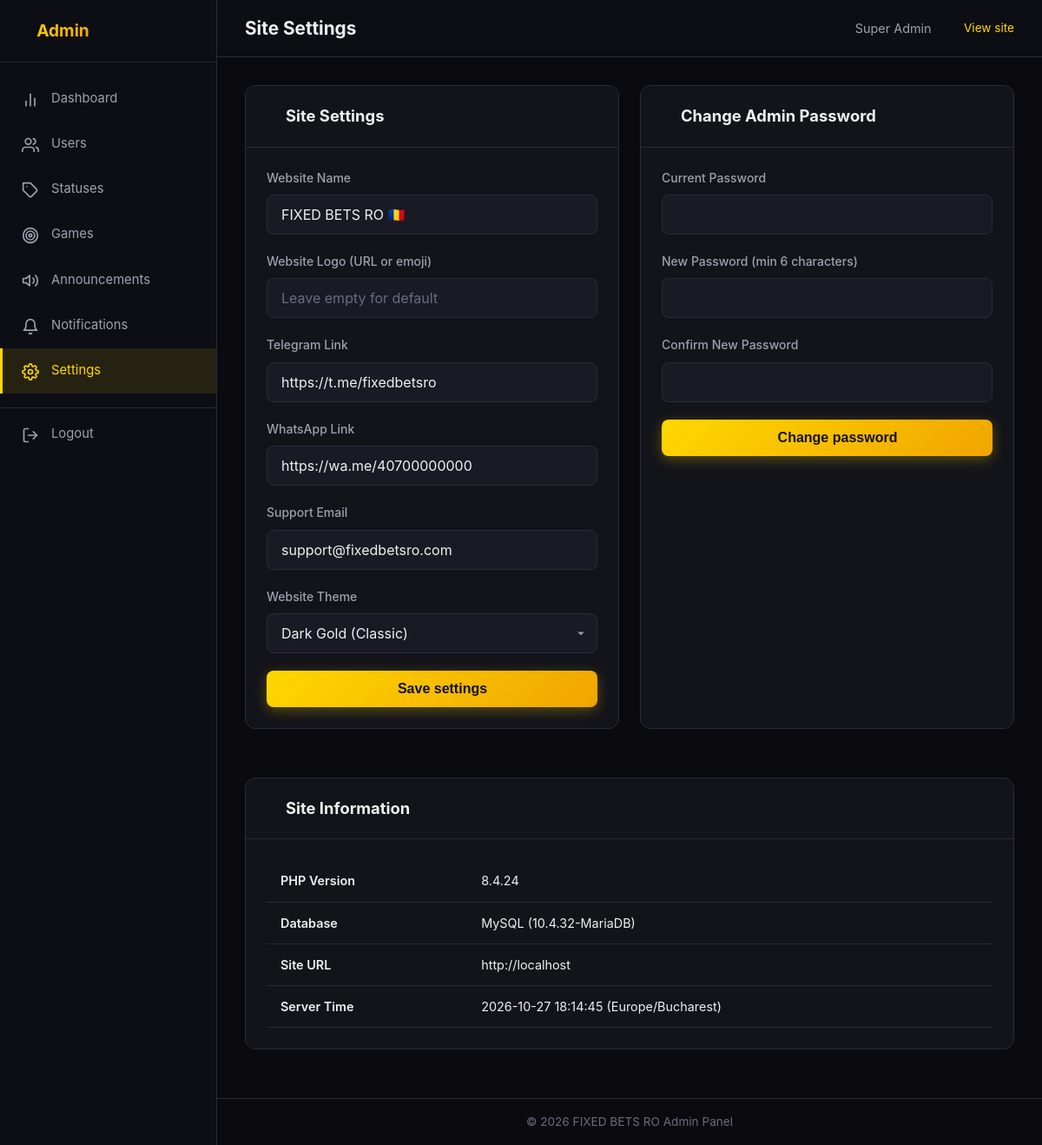
The app's page /admin/settings.php (signed in), older data.
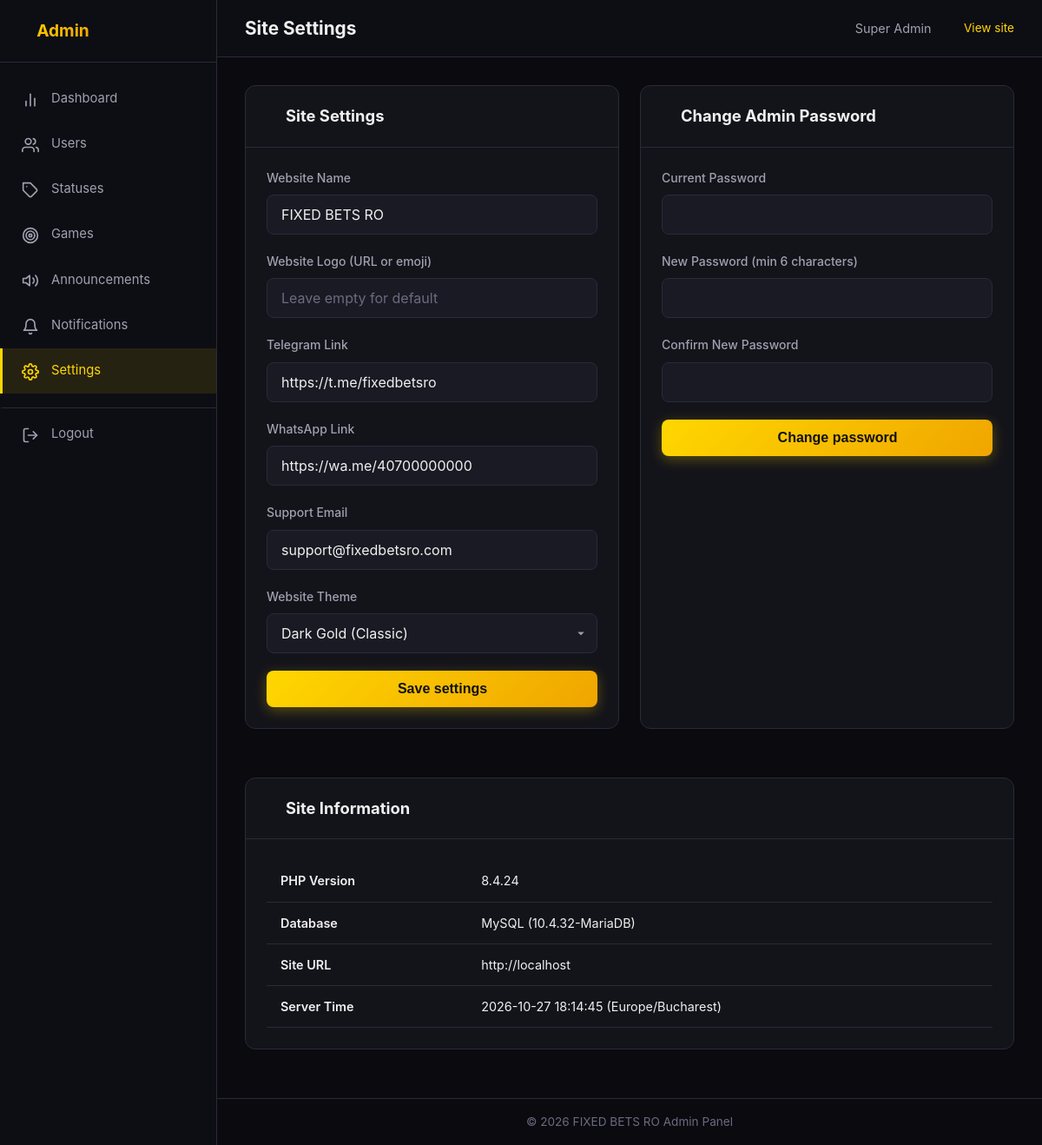
The same page, newer data.
### tables this page shows
CREATE TABLE IF NOT EXISTS site_settings (
    id INT AUTO_INCREMENT PRIMARY KEY,
    setting_key VARCHAR(50) NOT NULL UNIQUE,
    setting_value TEXT DEFAULT NULL,
    INDEX idx_key (setting_key)
);

### admin/settings.php (the view, shortened to what this page needs)
<?php
require_once __DIR__ . '/../config/bootstrap.php';
require_once __DIR__ . '/../includes/functions.php';
require_once __DIR__ . '/../includes/auth.php';
$pageTitle = 'Site Settings';
$siteName = getSiteSetting($pdo, 'site_name') ?? SITE_NAME;
$siteLogo = getSiteSetting($pdo, 'site_logo') ?? '';
$telegramLink = getSiteSetting($pdo, 'telegram_link') ?? 'https://t.me/fixedbetsro';
$whatsappLink = getSiteSetting($pdo, 'whatsapp_link') ?? 'https://wa.me/40700000000';
$supportEmail = getSiteSetting($pdo, 'support_email') ?? 'support@fixedbetsro.com';
$dashboardTheme = getSiteSetting($pdo, 'dashboard_theme') ?? 'dark';
require_once __DIR__ . '/../includes/admin_header.php';
?>
<div style="display: grid; grid-template-columns: 1fr 1fr; gap: 1.5rem; margin-bottom: 2rem;">
    <div class="card">
        <div class="card-header">
            <h2><?= svgIcon('settings') ?> Site Settings</h2>
        </div>
        <div class="card-body">
            <form method="POST">
                <div class="form-group">
                    <label>Website Name</label>
                    <input type="text" name="site_name" value="<?= e($siteName) ?>">
                </div>
                <div class="form-group">
                    <label>Website Logo (URL or emoji)</label>
                    <input type="text" name="site_logo" value="<?= e($siteLogo) ?>" placeholder="Leave empty for default">
                </div>
                <div class="form-group">
                    <label>Telegram Link</label>
                    <input type="url" name="telegram_link" value="<?= e($telegramLink) ?>" placeholder="https://t.me/yourchannel">
                </div>
                <div class="form-group">
                    <label>WhatsApp Link</label>
                    <input type="url" name="whatsapp_link" value="<?= e($whatsappLink) ?>" placeholder="https://wa.me/407XXXXXXXX">
                </div>
                <div class="form-group">
                    <label>Support Email</label>
                    <input type="email" name="support_email" value="<?= e($supportEmail) ?>" placeholder="support@example.com">
                </div>
                <div class="form-group">
                    <label>Website Theme</label>
                    <select name="dashboard_theme">
                        <option value="dark" <?= $dashboardTheme === 'dark' ? 'selected' : '' ?>>Dark Gold (Classic)</option>
                    </select>
                </div>
                <button type="submit" class="btn btn-primary btn-block"><?= svgIcon('check') ?> Save settings</button>
            </form>
        </div>
    </div>
    <div class="card">
        <div class="card-header">
            <h2><?= svgIcon('key') ?> Change Admin Password</h2>
        </div>
        <div class="card-body">
            <form method="POST">
                <div class="form-group">
                    <label>Current Password</label>
                    <input type="password" name="current_password" required>
                </div>
                <div class="form-group">
                    <label>New Password (min 6 characters)</label>
                    <input type="password" name="new_password" required minlength="6">
                </div>
                <div class="form-group">
                    <label>Confirm New Password</label>
                    <input type="password" name="confirm_password" required minlength="6">
                </div>
                <button type="submit" class="btn btn-primary btn-block"><?= svgIcon('key') ?> Change password</button>
            </form>
        </div>
    </div>
</div>
<div class="card">
    <div class="card-header">
        <h2><?= svgIcon('info') ?> Site Information</h2>
    </div>
    <div class="card-body">
        <table class="data-table">
            <tbody>
                <tr>
                    <td style="font-weight: 600;">PHP Version</td>
                    <td><?= phpversion() ?></td>
                </tr>
                <tr>
                    <td style="font-weight: 600;">Database</td>
                    <td>MySQL (<?= $pdo->getAttribute(PDO::ATTR_SERVER_VERSION) ?>)</td>
                </tr>
                <tr>
                    <td style="font-weight: 600;">Site URL</td>
                    <td><?= SITE_URL ?></td>
                </tr>
                <tr>
                    <td style="font-weight: 600;">Server Time</td>
                    <td><?= date('Y-m-d H:i:s') ?> (Europe/Bucharest)</td>
                </tr>
            </tbody>
        </table>
    </div>
</div>
<?php require_once __DIR__ . '/../includes/admin_footer.php'; ?>

### includes/admin_header.php (shortened to what this page needs)
<!DOCTYPE html>
<html lang="en">
<head>
    <link rel="stylesheet" href="<?= SITE_URL ?>/assets/css/style.css">
    <link rel="stylesheet" href="<?= SITE_URL ?>/assets/css/admin.css">
</head>
<?php
$themeClass = getSiteSetting($pdo, 'dashboard_theme') ?? 'dark';
?>
<body class="theme-<?= e($themeClass) ?>">
<div class="admin-wrapper">
    <aside class="admin-sidebar" id="adminSidebar">
        <div class="sidebar-header">
            <h2><?= svgIcon('settings') ?> Admin</h2>
        </div>
        <nav class="sidebar-nav">
            <a href="<?= SITE_URL ?>/admin/index.php" class="nav-item <?= basename($_SERVER['PHP_SELF']) === 'index.php' ? 'active' : '' ?>">
                <span class="nav-icon"><svg class="nav-svg" viewBox="0 0 24 24" fill="none" stroke="currentColor" stroke-width="2" stroke-linecap="round" stroke-linejoin="round"><line x1="18" y1="20" x2="18" y2="10"></line><line x1="12" y1="20" x2="12" y2="4"></line><line x1="6" y1="20" x2="6" y2="14"></line></svg></span> Dashboard
            </a>
            <a href="<?= SITE_URL ?>/admin/users.php" class="nav-item <?= strpos($_SERVER['PHP_SELF'], 'users.php') !== false ? 'active' : '' ?>">
                <span class="nav-icon"></span> Users
            </a>
            <a href="<?= SITE_URL ?>/admin/statuses.php" class="nav-item <?= strpos($_SERVER['PHP_SELF'], 'statuses.php') !== false ? 'active' : '' ?>">
                <span class="nav-icon"><svg class="nav-svg" viewBox="0 0 24 24" fill="none" stroke="currentColor" stroke-width="2" stroke-linecap="round" stroke-linejoin="round"><path d="M20.59 13.41l-7.17 7.17a2 2 0 0 1-2.83 0L2 12V2h10l8.59 8.59a2 2 0 0 1 0 2.82z"></path><line x1="7" y1="7" x2="7.01" y2="7"></line></svg></span> Statuses
            </a>
            <a href="<?= SITE_URL ?>/admin/games.php" class="nav-item <?= strpos($_SERVER['PHP_SELF'], 'games.php') !== false ? 'active' : '' ?>">
                <span class="nav-icon"><svg class="nav-svg" viewBox="0 0 24 24" fill="none" stroke="currentColor" stroke-width="2" stroke-linecap="round" stroke-linejoin="round"><circle cx="12" cy="12" r="10"></circle><circle cx="12" cy="12" r="6"></circle><circle cx="12" cy="12" r="2"></circle></svg></span> Games
            </a>
            <a href="<?= SITE_URL ?>/admin/announcements.php" class="nav-item <?= strpos($_SERVER['PHP_SELF'], 'announcements.php') !== false ? 'active' : '' ?>">
                <span class="nav-icon"><svg class="nav-svg" viewBox="0 0 24 24" fill="none" stroke="currentColor" stroke-width="2" stroke-linecap="round" stroke-linejoin="round"><polygon points="11 5 6 9 2 9 2 15 6 15 11 19 11 5"></polygon><path d="M19.07 4.93a10 10 0 0 1 0 14.14M15.54 8.46a5 5 0 0 1 0 7.07"></path></svg></span> Announcements
            </a>
            <a href="<?= SITE_URL ?>/admin/notifications.php" class="nav-item <?= strpos($_SERVER['PHP_SELF'], 'notifications.php') !== false ? 'active' : '' ?>">
                <span class="nav-icon"><svg class="nav-svg" viewBox="0 0 24 24" fill="none" stroke="currentColor" stroke-width="2" stroke-linecap="round" stroke-linejoin="round"><path d="M18 8A6 6 0 0 0 6 8c0 7-3 9-3 9h18s-3-2-3-9"></path><path d="M13.73 21a2 2 0 0 1-3.46 0"></path></svg></span> Notifications
            </a>
            <a href="<?= SITE_URL ?>/admin/settings.php" class="nav-item <?= strpos($_SERVER['PHP_SELF'], 'settings.php') !== false ? 'active' : '' ?>">
                <span class="nav-icon"></span> Settings
            </a>
            <a href="<?= SITE_URL ?>/admin/logout.php" class="nav-item nav-logout">
                <span class="nav-icon"><svg class="nav-svg" viewBox="0 0 24 24" fill="none" stroke="currentColor" stroke-width="2" stroke-linecap="round" stroke-linejoin="round"><path d="M9 21H5a2 2 0 0 1-2-2V5a2 2 0 0 1 2-2h4"></path><polyline points="16 17 21 12 16 7"></polyline><line x1="21" y1="12" x2="9" y2="12"></line></svg></span> Logout
            </a>
        </nav>
    </aside>
    <main class="admin-main">
        <header class="admin-topbar">
            <div class="topbar-left">
                <h1><?= e($pageTitle ?? 'Dashboard') ?></h1>
            </div>
            <div class="topbar-right">
                <span class="admin-user"><?= svgIcon('crown') ?> <?= e($_SESSION['full_name'] ?? 'Admin') ?></span>
                <a href="<?= SITE_URL ?>/" class="topbar-link" target="_blank" rel="noopener noreferrer"><?= svgIcon('external') ?> View site</a>
            </div>
        </header>
        <div class="admin-content">

### includes/functions.php (shortened to what this page needs)
<?php
function getSiteSetting($pdo, $key) {
    $stmt = $pdo->prepare("SELECT setting_value FROM site_settings WHERE setting_key = ? LIMIT 1");
    $stmt->execute([$key]);
    $result = $stmt->fetch();
    return $result ? $result['setting_value'] : null;
}
function e($str) {
    return htmlspecialchars($str, ENT_QUOTES, 'UTF-8');
}
function svgIcon($name, $class = 'ui-icon') {
    $markup = $icons[$name] ?? $icons['tag'];
    return '<svg class="' . e($class) . '" viewBox="0 0 24 24" fill="none" stroke="currentColor" stroke-width="1.8" stroke-linecap="round" stroke-linejoin="round" aria-hidden="true" focusable="false">' . $markup . '</svg>';
}

### includes/admin_footer.php (shortened to what this page needs)
        </div>
        <footer class="admin-footer">
            <p>&copy; <?= date('Y') ?> <?= SITE_NAME ?> Admin Panel</p>
        </footer>
    </main>
</div>
</body>
</html>

### assets/css/style.css (style rules this page uses)
:root { --bg-dark: #0a0a0f; --bg-card: #13131a; --bg-card-hover: #1a1a24; --bg-input: #1a1a24; --bg-surface: #181820; --border-color: #2a2a3a; --border-light: #333345; --text-primary: #f0f0f0; --text-secondary: #a0a0b0; --text-muted: #6b6b80; --gold: #ffd700; --gold-dark: #b8960f; --gold-light: #ffe44d; --gold-gradient: linear-gradient(135deg, #ffd700, #f0a500); --success: #28a745; --danger: #dc3545; --warning: #ffc107; --info: #17a2b8; --radius: 12px; --radius-sm: 8px; --radius-lg: 16px; --shadow: 0 4px 20px rgba(0,0,0,0.3); --shadow-gold: 0 4px 20px rgba(255,215,0,0.15); --transition: all 0.3s ease; --bg-sidebar: #0d0d14; --bg-topbar: #0d0d14; --bg-welcome: linear-gradient(135deg, #1a1a24 0%, #0d0d14 100%); --bg-footer: #050508; --bg-nav-active: rgba(255, 215, 0, 0.1); --bg-nav-hover: rgba(255, 215, 0, 0.05); --btn-primary-text: #111111; }
*, *::before, *::after { margin: 0; padding: 0; box-sizing: border-box; }
html { scroll-behavior: smooth; }
body { font-family: -apple-system, BlinkMacSystemFont, 'Segoe UI', Roboto, 'Helvetica Neue', Arial, sans-serif; background-color: var(--bg-dark); color: var(--text-primary); line-height: 1.6; min-height: 100vh; -webkit-font-smoothing: antialiased; }
a { color: var(--gold); text-decoration: none; transition: var(--transition); }
.btn { display: inline-flex; align-items: center; justify-content: center; gap: 0.5rem; padding: 12px 24px; border: none; border-radius: var(--radius-sm); font-size: 1rem; font-weight: 600; cursor: pointer; transition: var(--transition); text-decoration: none; white-space: nowrap; }
.btn-primary { background: var(--gold-gradient); color: var(--btn-primary-text); box-shadow: 0 4px 15px rgba(255,215,0,0.3); }
.btn-block { width: 100%; }
.form-group { margin-bottom: 1.25rem; }
.form-group label { display: block; margin-bottom: 0.5rem; font-size: 0.875rem; font-weight: 500; color: var(--text-secondary); }
.form-group input, .form-group select, .form-group textarea { width: 100%; padding: 12px 16px; background: var(--bg-input); border: 1px solid var(--border-color); border-radius: var(--radius-sm); color: var(--text-primary); font-size: 1rem; font-family: inherit; transition: var(--transition); }
.form-group input::placeholder, .form-group textarea::placeholder { color: var(--text-muted); }
.form-group select { cursor: pointer; appearance: none; background-repeat: no-repeat; background-position: right 12px center; padding-right: 36px; }
.ui-icon { width: 1.1rem; height: 1.1rem; flex: 0 0 auto; display: inline-block; vertical-align: middle; }
.nav-svg { width: 20px; height: 20px; fill: none; stroke: currentColor; display: inline-block; vertical-align: middle; transition: var(--transition); }
.btn .ui-icon, .alert .ui-icon, .badge .ui-icon, .social-link .ui-icon, .footer-links .ui-icon { width: 1rem; height: 1rem; }

Row changes from the older to the newer data that the page shows:
changed site_settings: site_name "FIXED BETS RO 🇷🇴" → "FIXED BETS RO"
